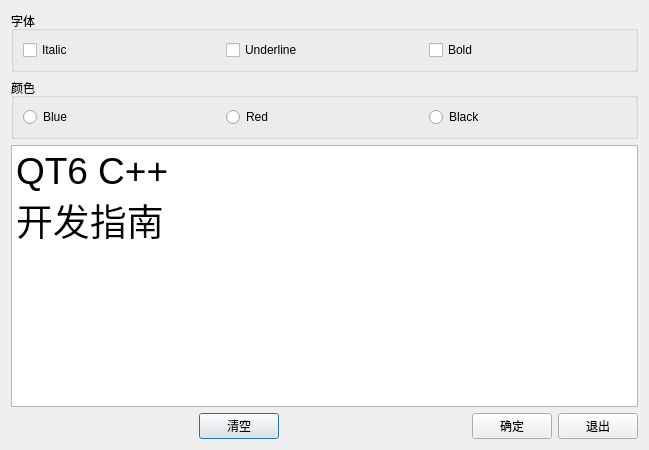
<?xml version="1.0" encoding="UTF-8"?>
<ui version="4.0">
 <class>Dialog</class>
 <widget class="QDialog" name="Dialog">
  <property name="geometry">
   <rect>
    <x>0</x>
    <y>0</y>
    <width>649</width>
    <height>450</height>
   </rect>
  </property>
  <property name="windowTitle">
   <string>Dialog</string>
  </property>
  <layout class="QGridLayout" name="gridLayout">
   <item row="0" column="0">
    <layout class="QVBoxLayout" name="verticalLayout">
     <item>
      <widget class="QGroupBox" name="groupBox_Font_2">
       <property name="title">
        <string>字体</string>
       </property>
       <layout class="QHBoxLayout" name="horizontalLayout_2">
        <item>
         <widget class="QCheckBox" name="chkBoxItalic">
          <property name="text">
           <string>Italic</string>
          </property>
         </widget>
        </item>
        <item>
         <widget class="QCheckBox" name="chkBoxUnder">
          <property name="text">
           <string>Underline</string>
          </property>
         </widget>
        </item>
        <item>
         <widget class="QCheckBox" name="chkBoxBold">
          <property name="text">
           <string>Bold</string>
          </property>
         </widget>
        </item>
       </layout>
      </widget>
     </item>
     <item>
      <widget class="QGroupBox" name="groupBox_Color">
       <property name="title">
        <string>颜色</string>
       </property>
       <layout class="QHBoxLayout" name="horizontalLayout">
        <item>
         <widget class="QRadioButton" name="radioBlue">
          <property name="text">
           <string>Blue</string>
          </property>
         </widget>
        </item>
        <item>
         <widget class="QRadioButton" name="radioRed">
          <property name="text">
           <string>Red</string>
          </property>
         </widget>
        </item>
        <item>
         <widget class="QRadioButton" name="radioBlack">
          <property name="text">
           <string>Black</string>
          </property>
         </widget>
        </item>
       </layout>
       <zorder>radioBlack</zorder>
       <zorder>radioBlue</zorder>
       <zorder>radioRed</zorder>
      </widget>
     </item>
     <item>
      <widget class="QPlainTextEdit" name="plainTextEdit">
       <property name="font">
        <font>
         <pointsize>28</pointsize>
        </font>
       </property>
       <property name="plainText">
        <string>QT6 C++
开发指南</string>
       </property>
      </widget>
     </item>
     <item>
      <layout class="QHBoxLayout" name="horizontalLayout_3">
       <item>
        <spacer name="horizontalSpacer_2">
         <property name="orientation">
          <enum>Qt::Orientation::Horizontal</enum>
         </property>
         <property name="sizeHint" stdset="0">
          <size>
           <width>40</width>
           <height>20</height>
          </size>
         </property>
        </spacer>
       </item>
       <item>
        <widget class="QPushButton" name="btnClear">
         <property name="text">
          <string>清空</string>
         </property>
         <property name="icon">
          <iconset resource="res.qrc">
           <normaloff>:/icons/images/212.bmp</normaloff>:/icons/images/212.bmp</iconset>
         </property>
        </widget>
       </item>
       <item>
        <spacer name="horizontalSpacer">
         <property name="orientation">
          <enum>Qt::Orientation::Horizontal</enum>
         </property>
         <property name="sizeHint" stdset="0">
          <size>
           <width>40</width>
           <height>20</height>
          </size>
         </property>
        </spacer>
       </item>
       <item>
        <widget class="QPushButton" name="btnOK">
         <property name="text">
          <string>确定</string>
         </property>
         <property name="icon">
          <iconset resource="res.qrc">
           <normaloff>:/icons/images/322.bmp</normaloff>:/icons/images/322.bmp</iconset>
         </property>
        </widget>
       </item>
       <item>
        <widget class="QPushButton" name="btnExit">
         <property name="text">
          <string>退出</string>
         </property>
         <property name="icon">
          <iconset resource="res.qrc">
           <normaloff>:/icons/images/132.bmp</normaloff>:/icons/images/132.bmp</iconset>
         </property>
        </widget>
       </item>
      </layout>
     </item>
    </layout>
   </item>
  </layout>
 </widget>
 <resources>
  <include location="res.qrc"/>
 </resources>
 <connections/>
</ui>
